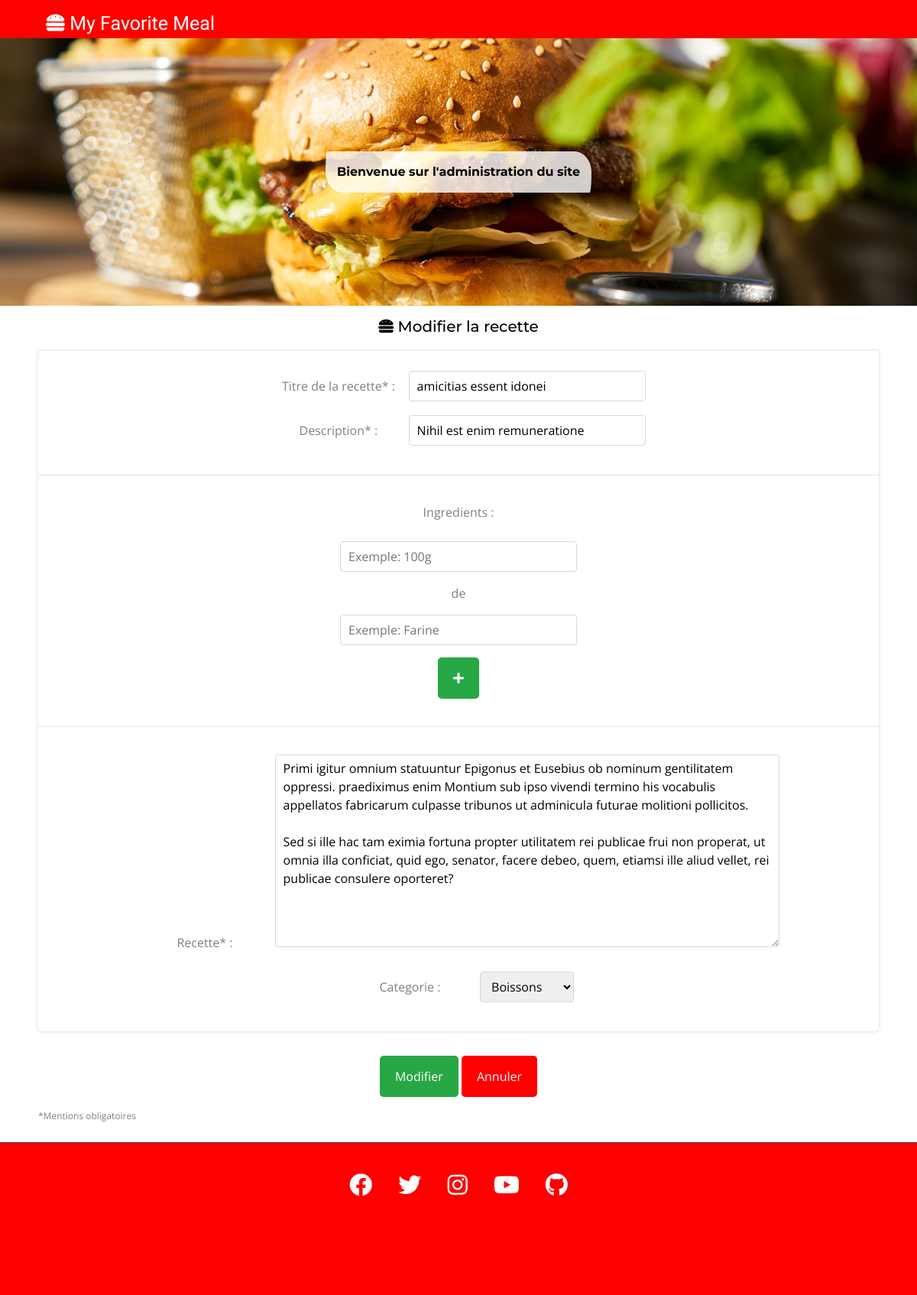
The page /admin/index.php?action=edit&recipeId=60 on the database its author committed.
### tables this page shows
CREATE TABLE `recipe` (
  `id` int(10) NOT NULL,
  `title` varchar(60) NOT NULL,
  `description` tinytext NOT NULL,
  `recipe` text NOT NULL,
  `created_at` datetime NOT NULL,
  `user_id` int(10) NOT NULL,
  `category_id` int(10) NOT NULL,
  `checked` varchar(10) DEFAULT NULL
);

CREATE TABLE `category` (
  `id` int(10) NOT NULL,
  `name` varchar(40) NOT NULL,
  `photo` varchar(20) NOT NULL
);

### admin/controller/editForm.php (called while the page is built, shortened)
<?php
if (isset($_POST['recipeId'])) {
	$recipeModel = new RecipeModel();
	$recipe = $recipeModel->findById($_POST['recipeId']);
	if ($recipe != false) {
		$categories = $recipeModel->getCategoryList();
		$ingredients = $recipeModel->getIngredients($_POST['recipeId']);
	} else {
		header('Location: index.php?error=editError#editRecipe');
	}
} elseif (isset($_GET['recipeId'])) {
	$recipeModel = new RecipeModel();
	$recipe = $recipeModel->findById($_GET['recipeId']);
	$categories = $recipeModel->getCategoryList();
} else {
	header('Location: index.php');
}
require('view/editView.phtml');

### model/RecipeModel.php (called while the page is built, shortened)
<?php
class RecipeModel
{
	function __construct()
	{
		$this->db = new Database();
	}
    public function findById($id)
    {
    	$sql = ('
    		SELECT
    			recipe.id,
    			title,
    		    description,
    		    recipe,
    		    recipe.created_at,
    		    recipe.checked,
    		    category_id,
    		    user.firstname,
    		    user.lastname
			FROM recipe
			INNER JOIN category ON recipe.category_id = category.id
			INNER JOIN user ON recipe.user_id = user.id
			WHERE recipe.id = :id
		');
		return $this->db->queryOne($sql, [
			':id' => $id
        ]);
    }
	public function getCategoryList()
	{
		$sql = ('
			SELECT
				id,
				name,
				photo
			FROM category
			ORDER BY name');
		return $this->db->query($sql);
	}
}

### config/dbConnection.php (called while the page is built, shortened)
<?php
class Database
{
    private $pdo;
    public function __construct()
    {
        $this->pdo = new PDO (
		    'mysql:host=localhost;dbname=myfavoritemeal;charset=utf8mb4',
		    'root',
		    'root',
		    [
		        PDO::ATTR_ERRMODE            => PDO::ERRMODE_EXCEPTION,
		        PDO::ATTR_DEFAULT_FETCH_MODE => PDO::FETCH_ASSOC,
		    ]
		);
    }
    public function query($sql, array $criteria = array())
    {
        $query = $this->pdo->prepare($sql);
        $query->execute($criteria);
        return $query->fetchAll(PDO::FETCH_ASSOC);
    }
    public function queryOne($sql, array $criteria = array())
    {
        $query = $this->pdo->prepare($sql);
        $query->execute($criteria);
        return $query->fetch(PDO::FETCH_ASSOC);
    }
}

### admin/view/editView.phtml (the view, shortened to what this page needs)
<h2><i class="fas fa-hamburger"></i> Modifier la recette</h2>
<form id="edit-form" class="generalForm wrapper">
    <fieldset>
        <ul>
            <li>
                <label for="title">Titre de la recette* :</label>
                <input type="text" id="title" name="title" data-name="Titre" data-required data-type="title" data-maxlength="25" value="<?= htmlspecialchars($recipe['title']) ?>">
            </li>
            <li>
                <label for="description">Description* :</label>
                <input type="text" id="description" name="description" data-name="Description" data-required data-maxlength="50" value="<?= htmlspecialchars($recipe['description']) ?>">
            </li>
        </ul>
            <hr>
        <ul>
            <li>
                <label for="quantity">Ingredients :</label>
            </li>
            <li>
                <input type="text" id="quantity" name="quantity" data-name="quantity" placeholder="Exemple: 100g">
            </li>
            <li>
                <p>de</p>
            </li>
            <li>
                <input type="text" id="ingredient" name="ingredient" data-name="Ingredient" placeholder="Exemple: Farine">
            </li>
            <li>
                <button  id="validate-ingredient" type="button" class="button buttonSuccess"><i class="fas fa-plus"></i></button>
            </li>
        </ul>
            <hr>
        <ul>
            <li>
                <label for="recipe">Recette* :</label>
                    <textarea id="recipe" name="recipe" rows="10" cols="60" data-name="Recette" data-required data-minlength="2"><?= htmlspecialchars($recipe['recipe']) ?></textarea>
            </li>
            <li>
                <label for="categorie">Categorie :</label>
                <select id="categorie" name="categorie">
                    <?php foreach ($categories as $category): ?>
                        <option value="<?= $category['id'] ?>"
                            <?php if ($category['id'] == $recipe['category_id']): ?>
                            selected
                        <?php endif ?>>
                        <?= htmlspecialchars($category['name']) ?>
                        </option>
                    <?php endforeach?>
                </select>
            </li>
        </ul>
    </fieldset>
    <ul>
        <li>
          <input type="submit" class="button buttonSuccess" value="Modifier">
          <button id="cancelEdit" type="button" class="button">Annuler</button>
        </li>
    </ul>
</form>
<div class="wrapper formCaption">
    <p class="smallCaption">*Mentions obligatoires</p>
</div>
<?php require('template.phtml'); ?>

### css/index.css (style rules this page uses)
* { box-sizing: border-box; }
html { font-size: 62.5%; }
body { font-size: 1.6rem; margin: 0; font-family: 'Open Sans', sans-serif; color: grey; }
h1, h2, h3, h4, h5, h6 { font-family: 'Montserrat', sans-serif; color: black; }
ul { list-style: none; }
.wrapper { max-width: 1100px; margin: 0 auto; }
.button { padding: 15px 20px; background-color: red; border-radius: 5px; border: 0px; color: white; }
.buttonSuccess { padding: 15px 20px; background-color: #28a745; border-radius: 5px; color: white; }

### css/form.css (style rules this page uses)
body { background-color: #f6f6f6; }
ul { padding: 0; }
.generalForm fieldset { border-radius: 5px; border: none; box-shadow: 0 0 5px #d7d7d7; margin-top: 20px; }
.generalForm input[type="submit"] { border: none; }
.generalForm input[type="password"], .generalForm input[type="text"], .generalForm select { padding: 5px 10px; height: 40px; border: 1px solid rgb(216, 216, 216); border-radius: 4px; transition: background-color 0.33s; }
.generalForm input[type="password"], .generalForm input[type="text"] { width: 100%; }
.generalForm > ul:last-child { margin-top: 2em; }
.generalForm ul li { margin: 1em 0; }
.generalForm ul li label { display: inline-block; padding: 0 0 5px 0; }
.generalForm textarea { resize: both; padding: 5px 10px; border: 1px solid rgb(216, 216, 216); border-radius: 4px; transition: background-color 0.33s; width: 100%; }
fieldset hr { color: #e4e3e3; border-top-width: 1px; border-bottom-width: 0px; border-right-width: 0px; border-left-width: 0px; }
fieldset ul { padding: 10px 20px; }
.formCaption { text-align: left; }
.smallCaption { font-size: 1.2rem; }
@media (min-width: 768px) { .generalForm input[type="password"], .generalForm input[type="text"] { width: 310px; } }
@media (min-width: 768px) { .generalForm textarea { width: 660px; } }
@media (min-width: 768px) { .generalForm ul li label { width: 175px; } }

### rows shown on the page
recipe: title "amicitias essent idonei", description "Nihil est enim remuneratione", recipe "Primi igitur omnium statuuntur Epigonus et Eusebius ob nominum gentilitatem oppressi. praediximus enim Montium sub ipso vivendi termino his vocabulis appellatos fabricarum culpasse tribunos ut adminicula futurae molitioni pollicitos. Sed si ille hac tam eximia fortuna propter utilitatem rei publicae frui non properat, ut omnia illa conficiat, quid ego, senator, facere debeo, quem, etiamsi ille aliud vellet, rei publicae consulere oporteret?", categorie "Boissons"
